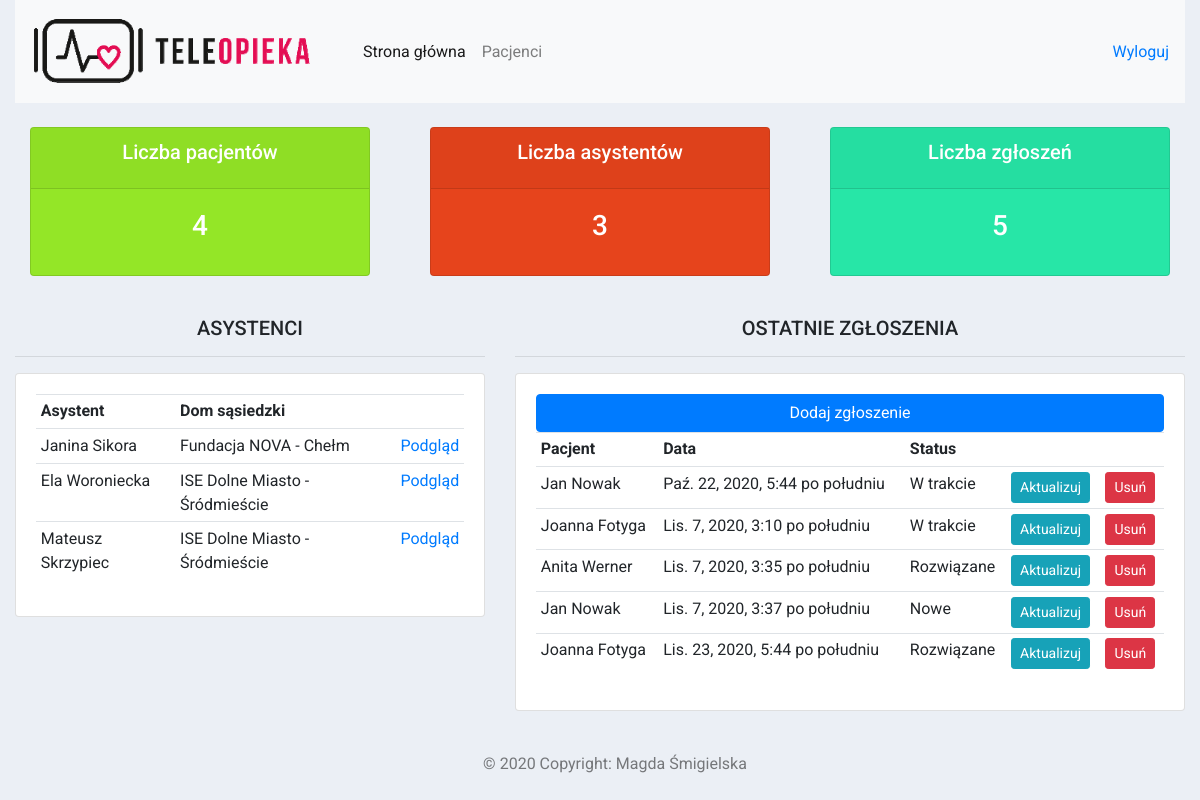
The app's page / (signed in), older data.
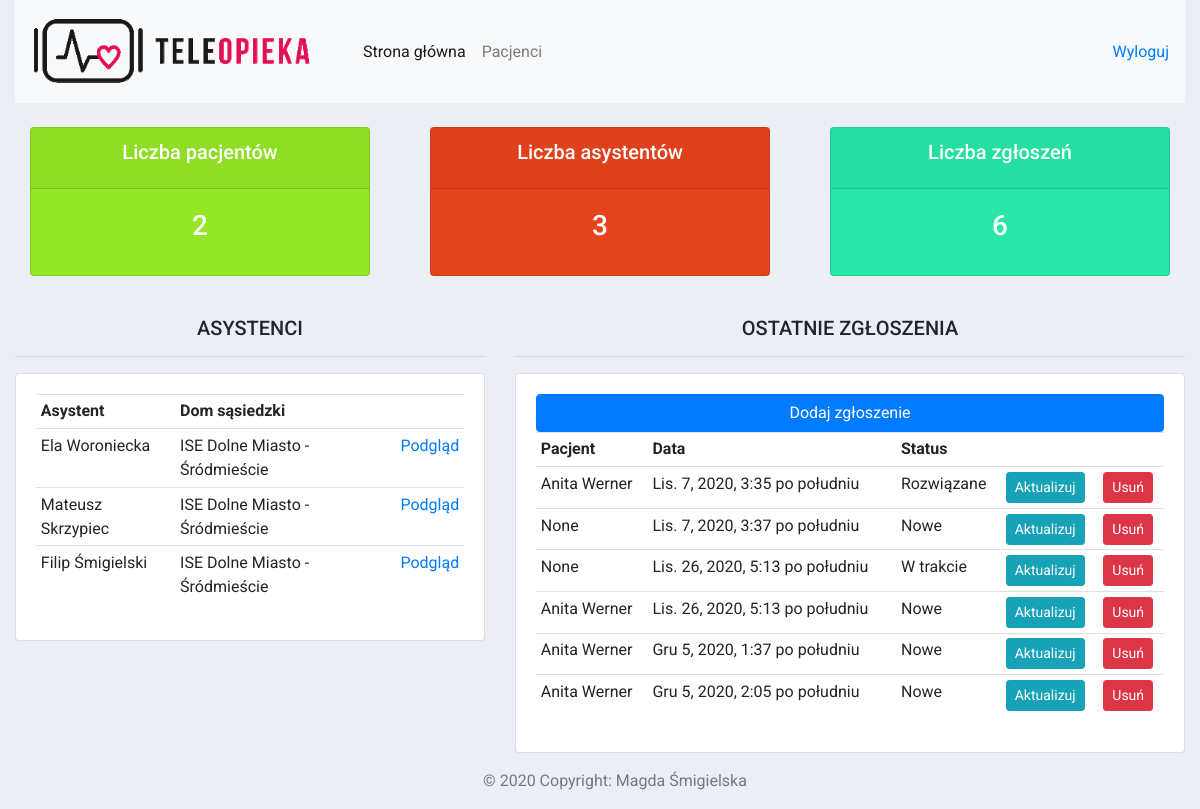
The same page, newer data.
### pacjenci/models.py (models this page shows, shortened)
class Asystent(models.Model):
    class Meta:
        verbose_name_plural = "Asystenci"
    user = models.OneToOneField(User, null=True, on_delete=models.CASCADE)
    dom = models.ForeignKey(Dom, null=True, on_delete=models.SET_NULL)
    imie_i_nazwisko = models.CharField(max_length=200, null=True)
    telefon = models.CharField(max_length=200, null=True)
    email = models.CharField(max_length=200, null=True)
    data_dodania = models.DateTimeField(auto_now_add=True, null=True)

class Dom(models.Model):
    class Meta:
        verbose_name_plural = "Domy sąsiedzkie"
    nazwa = models.CharField(max_length=200, null=True)
    dzielnica = models.CharField(max_length=200, null=True)
    def __str__(self):
        return " - ".join([self.nazwa, self.dzielnica])

class Zgloszenie(models.Model):
    class Meta:
        verbose_name = "Zgłoszenie"
        verbose_name_plural = "Zgłoszenia"
    STATUS = (
        ('Nowe', 'Nowe'),
        ('W trakcie', 'W trakcie'),
        ('Rozwiązane', 'Rozwiązane')
    )
    RODZAJ = (
        ('Awaria', 'Awaria'),
        ('Rezygnacja', 'Rezygnacja'),
        ('Inne', 'Inne')
    )
    status = models.CharField(max_length=200, null=True, choices=STATUS)
    rodzaj = models.CharField(max_length=200, null=True, choices=RODZAJ)
    pacjent = models.ForeignKey(Pacjent, null=True, on_delete=models.SET_NULL)
    opis = models.CharField(max_length=500, null=True)
    data_dodania = models.DateTimeField(auto_now_add=True, null=True)

class Pacjent(models.Model):
    class Meta:
        verbose_name_plural = "Pacjenci"
    STATUS = (
        ('Lista rezerwowa', 'Lista rezerwowa'),
        ('Aktywny', 'Aktywny'),
        ('Zmarły', 'Zmarły'),
        ('Rezygnacja', 'Rezygnacja')
    )
    status = models.CharField(max_length=200, null=True, choices=STATUS)
    nr_IMEI = models.CharField(max_length=200, null=True)
    imie_i_nazwisko = models.CharField(max_length=200, null=True)
    dom = models.ForeignKey(Dom, null=True, on_delete=models.SET_NULL)
    data_dodania = models.DateTimeField(auto_now_add=True, null=True)
    def __str__(self):
        return self.imie_i_nazwisko

### pacjenci/decorators.py (the view)
    def wrapper_function(request, *args, **kwargs):
        group = None
        if request.user.groups.exists():
            group = request.user.groups.all()[0].name
        if group == 'asystent':
            return redirect('profil_asystenta')
        if group == 'administrator':
            return view_func(request, *args, **kwargs)
        if group == None:
            print("Dupa")
            return HttpResponse("Dupa")

### pacjenci/views.py (called while the page is built)
@login_required(login_url='login')
@admin_only
def home(request):
    asystenci = Asystent.objects.exclude(dom=None)
    liczba_asystentow = asystenci.count()
    pacjenci = Pacjent.objects.all()
    liczba_pacjentow = pacjenci.count()
    zgloszenia = Zgloszenie.objects.all()
    liczba_zgloszen = zgloszenia.count()
    lista = {'asystenci':asystenci,
             'liczba_asystentow':liczba_asystentow,
             'pacjenci':pacjenci,
             'liczba_pacjentow':liczba_pacjentow,
             'zgloszenia':zgloszenia,
             'liczba_zgloszen':liczba_zgloszen}
    return render(request, 'pacjenci/dashboard.html', lista)

### pacjenci/templates/pacjenci/dashboard.html
{% extends 'pacjenci/main.html' %}
{% block content %}
{% include 'pacjenci/status.html' %}
<br>
<div class="row">
    <div class="col-md-5">
        <h5 class="text-center">ASYSTENCI</h5>
        <hr>
        <div class="card card-body">
            <table class="table table-sm">
                <tr>
                    <th>Asystent</th>
                    <th>Dom sąsiedzki</th>
                    <th></th>
                </tr>
					{% for i in asystenci %}
						<tr>
							<td>{{i.imie_i_nazwisko}}</td>
							<td>{{i.dom}}</td>
                            <td><a href="{% url 'asystenci' i.id %}">Podgląd</a></td>
						</tr>
					{% endfor %}
            </table>
        </div>
    </div>
    <div class="col-md-7">
        <h5 class="text-center">OSTATNIE ZGŁOSZENIA</h5>
        <hr>
        <div class="card card-body">
            <a class="btn btn-primary btn-small btn-block" href="{% url 'dodaj_zgloszenie' %}">Dodaj zgłoszenie</a>
            <table class="table table-sm">
                <tr>
                    <th>Pacjent</th>
                    <th>Data</th>
                    <th>Status</th>
                    <th></th>
                    <th></th>
                </tr>
                    {% for i in zgloszenia %}
						<tr>
							<td>{{i.pacjent}}</td>
							<td>{{i.data_dodania}}</td>
                            <td>{{i.status}}</td>
                            <td><a class="btn btn-sm btn-info" href="{% url 'aktualizuj_zgloszenie' i.id%}">
                                Aktualizuj</a></td>
                            <td><a class="btn btn-sm btn-danger" href="{% url 'usun_zgloszenie' i.id%}">
                                Usuń</a></td>
						</tr>
					{% endfor %}
            </table>
        </div>
    </div>
</div>
{% endblock %}

### pacjenci/templates/pacjenci/main.html (shortened to what this page needs)
{% load static %}
<!DOCTYPE html>
<html>
<head>
    <link rel="stylesheet" href="https://stackpath.bootstrapcdn.com/bootstrap/4.3.1/css/bootstrap.min.css">
    <link rel="stylesheet" type="text/css" href="{% static '/css/main.css' %}">
</head>
<body>
 <div class="container-fluid" id="page-container">
   <div id="content-wrap">
    {% include 'pacjenci/navbar.html' %}
    {% block content %}
    {% endblock %}
   </div>
    {% include 'pacjenci/footer.html' %}
 </div>
</body>
</html>

### pacjenci/templates/pacjenci/navbar.html (shortened to what this page needs)
{% load static %}
<nav class="navbar navbar-expand-lg navbar-light bg-light">
  <a class="navbar-brand" href="{% url 'home' %}"><img src="{% static 'images/logo-horizontal.png' %}"></a>
  <div class="collapse navbar-collapse" id="navbarNav">
    <ul class="navbar-nav">
      {% if request.user.is_staff %}
      <li class="nav-item active">
        <a class="nav-link" href="{% url 'home' %}">Strona główna<span class="sr-only">(current)</span></a>
      </li>
      <li class="nav-item">
        <a class="nav-link" href="{% url 'pacjenci' %}">Pacjenci</a>
      </li>
      {% endif %}
    </ul>
  </div>
  <span><a href="{% url 'logout' %}">Wyloguj</a></span>
</nav>

### pacjenci/templates/pacjenci/status.html
<br>
<div class="row">
	<div class="col">
		<div class="col-md">
			<div class="card text-center text-white  mb-3" id="liczba-pacjentow">
			  	<div class="card-header">
			  		<h5 class="card-title">Liczba pacjentów</h5>
			  	</div>
			  	<div class="card-body">
			    	<h3 class="card-title">{{liczba_pacjentow}}</h3>
			  	</div>
			</div>
		</div>
	</div>
	<div class="col">
		<div class="col-md">
			<div class="card text-center text-white  mb-3" id="liczba-zgloszen">
			  	<div class="card-header">
			  		<h5 class="card-title">Liczba asystentów</h5>
			  	</div>
			  	<div class="card-body">
			    	<h3 class="card-title">{{liczba_asystentow}}</h3>
			  	</div>
			</div>
		</div>
	</div>
	<div class="col">
		<div class="col-md">
			<div class="card text-center text-white  mb-3" id="liczba-zgloszen2">
			  	<div class="card-header">
			  		<h5 class="card-title">Liczba zgłoszeń</h5>
			  	</div>
			  	<div class="card-body">
			    	<h3 class="card-title">{{liczba_zgloszen}}</h3>
			  	</div>
			</div>
		</div>
	</div>
</div>

### pacjenci/templates/pacjenci/footer.html
{% load static %}
<footer class="page-footer font-small blue-grey lighten-5" id="footer">
  <div class="footer-copyright text-center text-black-50 py-3">© 2020 Copyright: Magda Śmigielska</div>
</footer>

### static/css/main.css (style rules this page uses)
body { background-color: #EBEFF5; font-family: "Roboto"; height: 100%; overflow-x: hidden; }
html { height: 100%; }
#liczba-pacjentow { background-color: #94E627; }
#liczba-zgloszen { background-color: #E6441C; }
#liczba-zgloszen2 { background-color: #27E6A7; }
#page-container { position: relative; min-height: 97vh; }
#content-wrap { padding-bottom: 2.5rem; }
#footer { position: absolute; bottom: 0; width: 100%; height: 2.5rem; }

Row changes from the older to the newer data that the page shows:
removed Asystent: imie_i_nazwisko "Janina Sikora", dom "Fundacja NOVA - Chełm"
removed Zgloszenie: pacjent "Jan Nowak", data_dodania "Paź. 22, 2020, 5:44 po południu", status "W trakcie"
removed Zgloszenie: pacjent "Joanna Fotyga", data_dodania "Lis. 7, 2020, 3:10 po południu", status "W trakcie"
removed Zgloszenie: pacjent "Joanna Fotyga", data_dodania "Lis. 23, 2020, 5:44 po południu", status "Rozwiązane"
added Asystent: imie_i_nazwisko "Filip Śmigielski", dom "ISE Dolne Miasto - Śródmieście"
changed Zgloszenie "Lis. 7, 2020, 3:37 po południu": pacjent "Jan Nowak" → "None"
added Zgloszenie: pacjent "None", data_dodania "Lis. 26, 2020, 5:13 po południu", status "W trakcie"
added Zgloszenie: pacjent "Anita Werner", data_dodania "Lis. 26, 2020, 5:13 po południu", status "Nowe"
added Zgloszenie: pacjent "Anita Werner", data_dodania "Gru 5, 2020, 1:37 po południu", status "Nowe"
added Zgloszenie: pacjent "Anita Werner", data_dodania "Gru 5, 2020, 2:05 po południu", status "Nowe"
Text that changed along with them:
{{ liczba_pacjentow }}: "4" → "2"
{{ liczba_zgloszen }}: "5" → "6"
